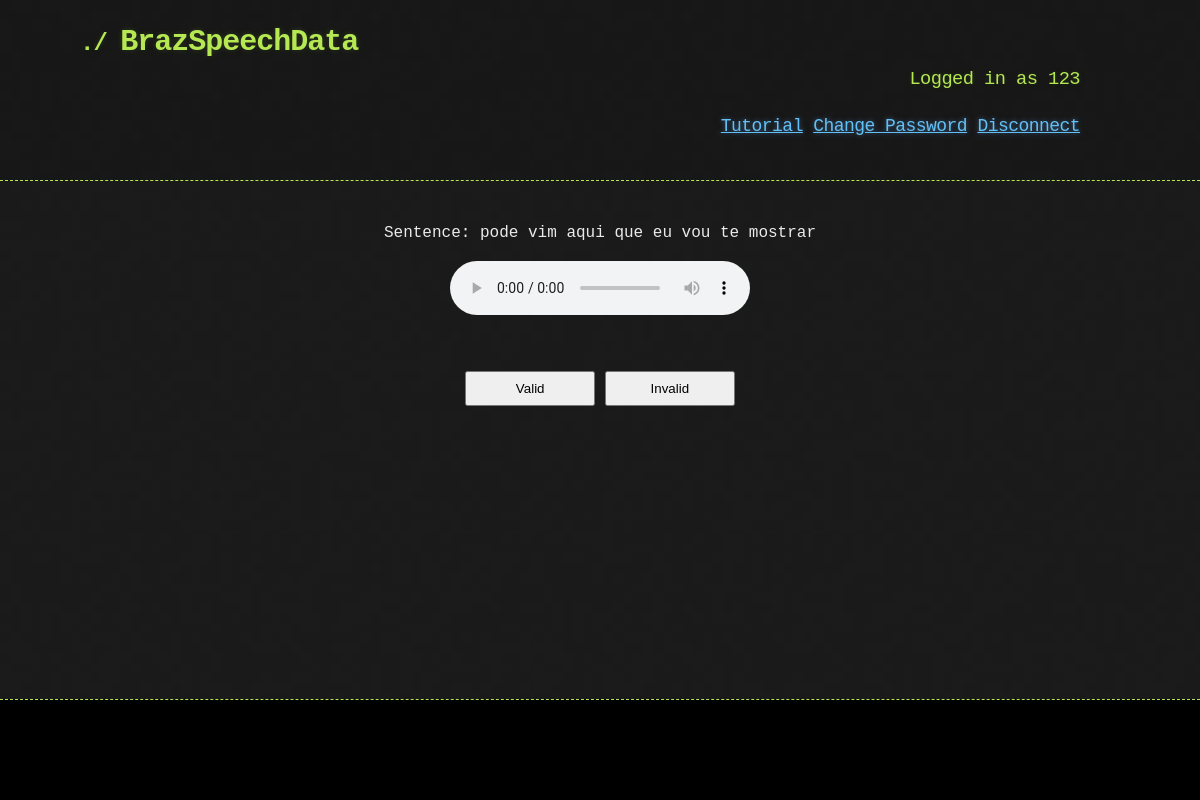
Before: / (signed in) with the older database file.
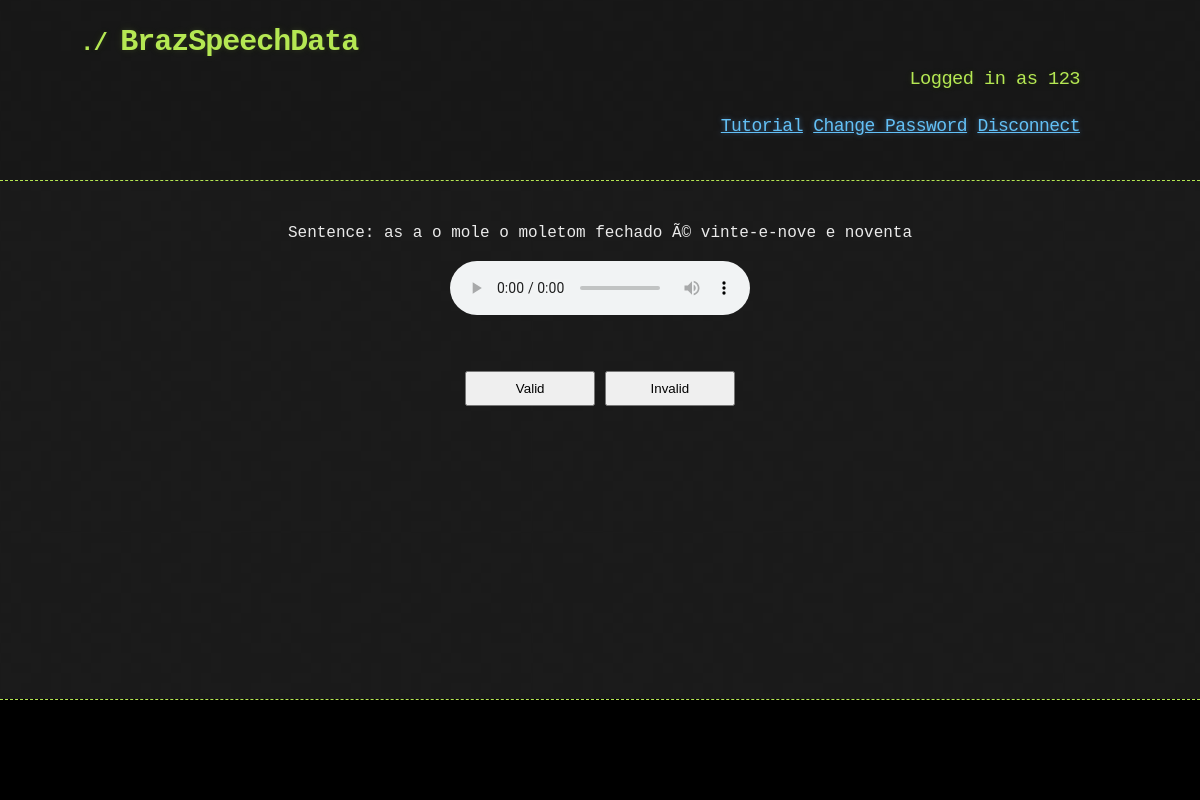
After: the same page with the newer database file.
### models.py (models this page shows)
class Dataset(db.Model):
    __tablename__ = 'Dataset'
    id = db.Column(db.Integer, primary_key=True)
    text = db.Column(db.String(2000))
    audio_lenght = db.Column(db.Integer())
    file_path= db.Column(db.String(250), unique=True)
    file_with_user = db.Column(db.Integer()) # true if
    user_validated = db.Column(db.String(100))
    instance_validated = db.Column(db.Integer()) #1 if human validated this instance
    instance_valid = db.Column(db.Integer())# 1 if instance is ok

### webui/__init__.py (the view, shortened to what this page needs)
@webui.route('/', methods=['GET','POST'])
@require_login
def index():
	data = Dataset.query.filter_by(instance_validated=0,file_with_user=0).first()
	if data is None:
		return render_template('index-finish.html')
	else:
		data.file_with_user = 1
		session['text'] = data.text
		session['audio_lenght'] = data.audio_lenght
		session['file_path']= data.file_path
		db.session.add(data)
		db.session.commit()
		data.file_path=os.path.join('Dataset',data.file_path).replace("\\","/")
		return render_template('index.html',dataset=data)

### app.py (called while the page is built)
@app.after_request
def headers(response):
    response.headers["Server"] = "Audio-Validation"
    return response

### webui/__init__.py (called while the page is built)
def require_login(func):
	@wraps(func)
	def wrapper(*args, **kwargs):
		if 'username' in session:
			return func(*args, **kwargs)
		else:
			return redirect(url_for('webui.login'))
	return wrapper

### webui/templates/index.html (shortened to what this page needs)
{% with title="BrazSpeechData" %}
{% include "header.html" %}
{% endwith %}
<head>
</head>
<div class="container" style="text-align: center">
	<section id="main_content">
		<p>Sentence: {{dataset.text}}</p>
		<audio controls autoplay>
			<source src="{{ url_for('static', filename=dataset.file_path) }}" type="audio/wav"  media="(min-width: 900px)" preload>
		</audio>
		<br>
		<br>
		<br>
		<form id="form" method="post" action="/">
			<input type="submit" value="Valid" name="Valid" style="height:35px; width:130px" />
			<input id="invalido" type="button" onclick="mostrarClassesInvalidas()" value="Invalid" name="ShowInvalidList"
				style="height:35px; width:130px" />
		</form>
	</section>
</div>
{% include "footer.html" %}

### webui/templates/header.html (shortened to what this page needs)
<!DOCTYPE html>
<html>
  <head>
    <link rel="stylesheet" type="text/css" href="{{ url_for('webui.static', filename='css/stylesheet.css') }}" media="screen">
    <link rel="stylesheet" type="text/css" href="{{ url_for('webui.static', filename='css/github-dark.css') }}" media="screen">
  </head>
<body>
{% if not custom_header %}
<header>
  <div class="container">
    <h1>{{ title }}</h1>
    {% if session.username %}
    <h3 style="text-align: right">Logged in as {{ session.username }}</h3>
    <h2 style="text-align: right"><a href="{{ url_for('webui.tutorial') }}">Tutorial</a>  <a href="{{ url_for('webui.change_password') }}">Change Password</a>  <a href="{{ url_for('webui.logout') }}">Disconnect</a></h2>
    {% endif %}
   </div>
</header>
{% endif %}

### webui/templates/footer.html
            <div class="footer" >
            </div>
    </body>
</html>

### webui/static/css/stylesheet.css (style rules this page uses)
body { margin: 0; padding: 0; background: #151515 url("../images/bkg.png") 0 0; color: #eaeaea; font: 16px; line-height: 1.5; margin-bottom:120px; font-family: Monaco, "Bitstream Vera Sans Mono", "Lucida Console", Terminal, monospace; }
.footer { border-top: 1px dashed #b5e853; padding: 5px 0; left: 0px; right: 0px; margin-bottom: 0px; position: fixed; left: 0; bottom: 0; width: 100%; height: 90px; display: flex; justify-content: center; align-items: center; background-color: black; color: white; text-align: center; }
.container { width: 80%; margin: 0 auto; }
section { display: block; margin: 0 0 20px 0; }
h1, h2, h3, h4, h5, h6 { margin: 0 0 20px; }
header { background: rgba(0, 0, 0, 0.1); width: 100%; border-bottom: 1px dashed #b5e853; padding: 20px 0; margin: 0 0 40px 0; }
header h1 { font-size: 30px; line-height: 1.5; margin: 0 0 0 -40px; font-weight: bold; font-family: Monaco, "Bitstream Vera Sans Mono", "Lucida Console", Terminal, monospace; color: #b5e853; text-shadow: 0 1px 1px rgba(0, 0, 0, 0.1), 0 0 5px rgba(181, 232, 83, 0.1), 0 0 10px rgba(181, 232, 83, 0.1); letter-spacing: -1px; -webkit-font-smoothing: antialiased; }
header h1:before { content: "./ "; font-size: 24px; }
header h2 { font-size: 18px; font-weight: 300; color: #666; }
#main_content { width: 100%; -webkit-font-smoothing: antialiased; }
h1, h2, h3, h4, h5, h6 { font-weight: normal; font-family: Monaco, "Bitstream Vera Sans Mono", "Lucida Console", Terminal, monospace; color: #b5e853; letter-spacing: -0.03em; text-shadow: 0 1px 1px rgba(0, 0, 0, 0.1), 0 0 5px rgba(181, 232, 83, 0.1), 0 0 10px rgba(181, 232, 83, 0.1); }
a { color: #63c0f5; text-shadow: 0 0 5px rgba(104, 182, 255, 0.5); }

Changed rows visible on the page:
no longer on this page (row edited): Dataset: text "pode vim aqui que eu vou te mostrar"
now on this page (row unchanged): Dataset: text "as a o mole o moletom fechado Ã© vinte-e-nove e noventa"
